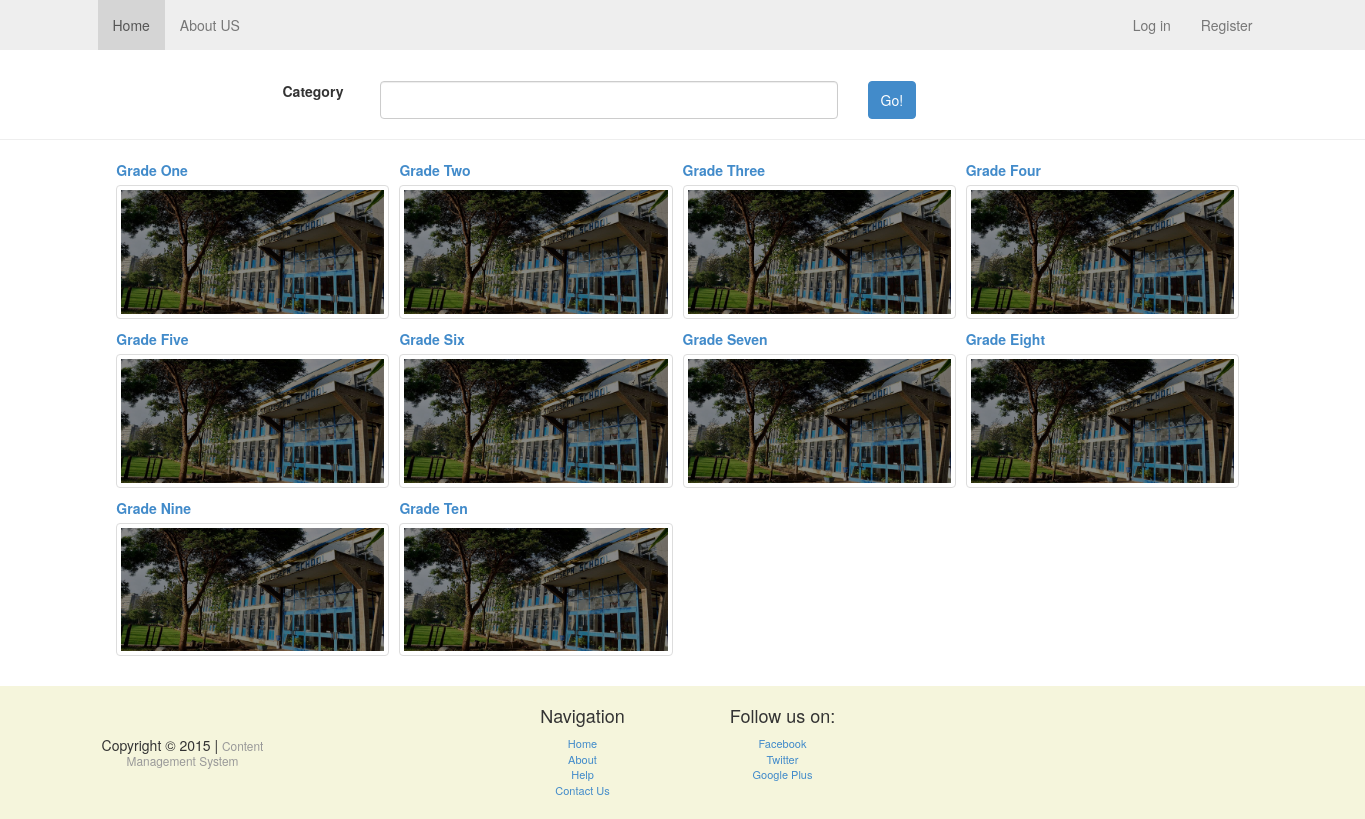
Page /Home.php on the committed database.
### tables this page shows
CREATE TABLE IF NOT EXISTS `grades` (
`id` int(11) NOT NULL,
  `user_id` int(11) NOT NULL,
  `name` varchar(100) NOT NULL,
  `created` timestamp NOT NULL DEFAULT CURRENT_TIMESTAMP
);

### private/DB_Access.php (called while the page is built, shortened)
<?php
class DB_Access{
    private $DB_NAME;
    private $DB_HOST;
    private $DB_USER;
    private $DB_PASS;
    private $conn;
    private function load_config()
    {
        try{
            $config = parse_ini_file("Config.ini", 1);
            if($config == null || !isset($config['mysql_db']))
            {
                require_once "common.php";
                $this->DB_NAME = DB_NAME;
                $this->DB_HOST = DB_HOST;
                $this->DB_USER = DB_USER;
                $this->DB_PASS = DB_PASS;
            }
            else
            {
                $this->DB_NAME = $config['mysql_db']['db_name'];
                $this->DB_HOST = $config['mysql_db']['db_host'];
                $this->DB_USER = $config['mysql_db']['db_user'];
                $this->DB_PASS = $config['mysql_db']['db_pass'];
            }
        }catch(Exception $e)
        {
            die($e->getmessage());
        }
    }
    public function establish_conn()
    {
        $DSN = "mysql:host={$this->DB_HOST};db_name={$this->DB_NAME};";
        $this->conn = new PDO($DSN, $this->DB_USER, $this->DB_PASS);
        $this->conn->setAttribute(PDO::ATTR_ERRMODE , PDO::ERRMODE_EXCEPTION );
        $this->conn->setAttribute(PDO::ATTR_PERSISTENT, true);
    }
    public function pass_connection()
    {
        return $this->conn;
    }
}
?>

### private/My_Database.php (called while the page is built, shortened)
<?php
require_once "DB_Access.php";
class My_Database {
    private $connection;
    public function __construct()
    {
        $this->database = new DB_Access();
        $this->connection = $this->database->pass_connection();
        $this->connection->query("USE content_manager");
    }
    public function get_grades()
    {
        $res = array();
        $res['status'] = 1;
        try{
            $sql = "SELECT * FROM grades";
            $stmt = $this->connection->prepare($sql);
            $stmt->execute();
            $res['result'] = array();
            $set = array();
            while($row = $stmt->fetch())
            {
                $set[] = $row;
            }
            $res['result'] = $set;
        }catch(PDOException $e)
        {
            $res['status'] = 0;
            $res['report'] = $e->getMessage();
        }
        return $res;
    }
}

### public/pages/include_tags/Grade_View.php (the view)
<div class="col-sm-3" id="cropable" style="padding: 0 10px 10px 0">
    <?php
    $ref = '?page=p_gallery&amp;'.'grade='.$grade['id'];
    ?>
    <a href="<?php echo $ref?>"> <label class="control-label"><?php echo $grade['name'];?></label>  <img src="images/Big.jpg" width="300" class="img-responsive img-thumbnail" style="clip: rect(0px,60px,200px,0px);"> </a>
</div>

### public/Home.php (shortened to what this page needs)
<!DOCTYPE html>
<?php
require_once ('../private/My_Database.php');
$My_DB = new My_Database();
?>
<html>
<head>
    <link href="css/bootstrap.min.css" rel="stylesheet">
    <link href="css/bootstrap-glyphicons.css" rel="stylesheet">
    <link href="css/css/styles.css" rel="stylesheet">
</head>
<body>
<div class="navbar navbar-fixed-top navbar-default" id="nav">
    <div class="container" id="dd">
        <div class="nav-collapse collapse navbar-responsive-collapse" id="dnav">
            <ul class="nav navbar-nav pull-left">
                <li class="active"><a href="?page=p_home">  Home </a> </li>
                <li><a href="#about"> About US </a></li>
            </ul>
            <ul class="nav navbar-nav pull-right">
                <li><a href="?page=p_login"> Log in </a></li>
                <li><a href="?page=p_sign_up"> Register </a></li>
            </ul>
        </div>
    </div>
</div>
<?php
if(isset($_GET['page'])){
    if($_GET['page'] == 'p_home'){
        include'pages/Home/Home.php';
    }elseif($_GET['page'] == 'p_login'){
        include'pages\Account\LogIn.php';
    }elseif($_GET['page'] == 'p_gallery'){
        include'pages\Gallery\Gallery.php';
    }elseif($_GET['page'] == 'p_sign_up') {
        include 'pages\Account\SignUp.php';
    }elseif($_GET['page'] == 'user_page'){
        include'pages\Account\users.php';
    }elseif($_GET['page'] == 'u_login'){
        if(isset($_GET['user_name']) && isset($_GET['user_pass'])){
            $res = $My_DB->is_valid_user($_GET['user_name'],$_GET['user_pass'])['result'];
            if(isset($res['id'])){
                if($res['user_type'] == 'Admin'){
                    include'pages\Account\Admin.php';
                }else{
                    include'pages\Account\users.php';
                }
            }else{
                include'pages\Account\LogIn.php';
            }
        }else{
            include'pages\Account\LogIn.php';
        }
    }elseif($_GET['page'] == 'u_sign_up'){
        if(isset($_GET['full_name']) && isset($_GET['user_name']) && isset($_GET['user_pass'])){
            $res = $My_DB->is_valid_user($_GET['user_name'],$_GET['user_pass'])['result'];
            if(isset($res['id'])){
                $res = null;
            }else{
                $My_DB->add_user($_GET['full_name'],$_GET['user_name'],$_GET['user_pass'],'User',1);
                $res = $My_DB->is_valid_user($_GET['user_name'],$_GET['user_pass'])['result'];
                if(isset($res['id'])){
                    include'pages\Account\users.php';
                }else{
                    include'pages\Account\SignUp.php';
                }
            }
        }else{
            include'pages\Account\SignUp.php';
        }
    }
}else{
    include'pages/Home/Home.php';
}
?>
<footer class="navbar-fixed-bottom" id="contact" style="background-color: beige; position: relative; bottom: 0px;text-align: center ">
    <div class="container">
        <div class="row">
            <div class="col-lg-2">
                <br><br>
                <h5>Copyright &copy; 2015 |
                    <small>Content Management System</small>
                </h5>
            </div>
            <div class="col-sm-2">
            </div>
            <div class="col-sm-2">
                <h4>Navigation</h4>
                <ul class="list-unstyled">
                    <li><a href="home.html">Home </a></li>
                    <li><a href="about.html">About </a></li>
                    <li><a href="Donate.html">Help </a></li>
                    <li><a href="Contact.html">Contact Us </a></li>
                </ul>
            </div>
            <div class="col-sm-2">
                <h4> Follow us on:</h4>
                <ul class="list-unstyled">
                    <li><a href="https://www.facebook.com">Facebook </a></li>
                    <li><a href="https://twitter.com">Twitter </a></li>
                    <li><a href="www.plus.google.com">Google Plus </a></li>
                </ul>
            </div>
        </div>
    </div>
</footer>
</body>
</html>

### public/pages/Home/Home.php (shortened to what this page needs)
<br><br><br><br>
<div class="container">
    <div class="col-sm-12" style="text-align: center"> </div>
    <form method="post" action="" style="position: relative; left:170px">
        <span class="col-sm-1"><label> Category  </label></span>
        <span class="col-sm-5">
            <input class="form-control" type="text">
        </span>
         <span class="col-sm-2">
         <button class="btn btn-primary pull-left" type="submit">Go!</button>
         </span>
    </form>
</div>
<hr>
<div class="row">
    <div class="col-sm-1"></div>
    <div class="col-sm-10">
        <?php
        $grades = $My_DB->get_grades()['result'];
        foreach($grades as $grade){
            include 'pages\include_tags\Grade_View.php';
        }
        ?>
    </div>
</div>

### public/css/styles.css (style rules this page uses)
form input { max-width: 500px; }
footer { margin-top: 20px; background:#eeeeee; color:#333; font-size: 11px; padding: 10px; }
body { -webkit-font-smoothing: antialiased; tect-rendering: optimizelegibility; }

### rows in the picture
grades: name "Grade One"
grades: name "Grade Two"
grades: name "Grade Three"
grades: name "Grade Four"
grades: name "Grade Five"
grades: name "Grade Six"
grades: name "Grade Seven"
grades: name "Grade Eight"
grades: name "Grade Nine"
grades: name "Grade Ten"
